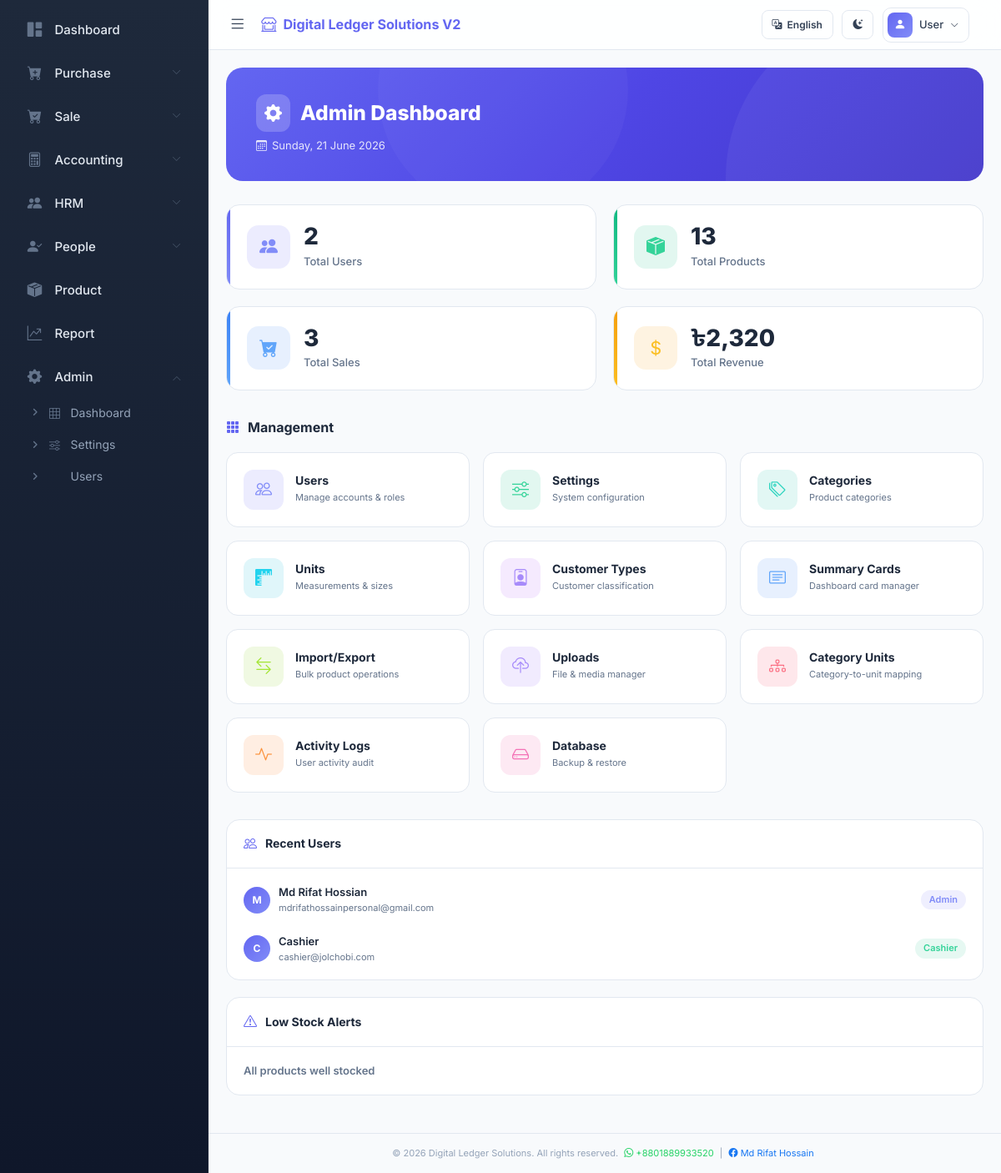
The page /admin (signed in) on the database its author committed.
### tables this page shows
CREATE TABLE `users` (
  `id` int(11) NOT NULL,
  `username` varchar(50) NOT NULL,
  `password` varchar(255) NOT NULL,
  `full_name` varchar(100) NOT NULL,
  `email` varchar(100) DEFAULT NULL,
  `role` enum('admin','cashier') DEFAULT 'cashier',
  `status` enum('active','inactive') DEFAULT 'active',
  `created_at` timestamp NOT NULL DEFAULT current_timestamp(),
  `updated_at` timestamp NOT NULL DEFAULT current_timestamp() ON UPDATE current_timestamp()
);

### app/views/admin/index.php (the view, shortened to what the rows shown need)
<div class="admin-hero">
    <h1><i class="bi bi-gear-fill"></i> Admin Dashboard</h1>
</div>
<div class="bottom-row">
    <div class="info-panel">
        <div class="panel-body">
            <?php if (!empty($recent_users)): ?>
                <?php foreach ($recent_users as $u): ?>
                <div class="info-item">
                    <div class="item-left">
                        <div class="item-avatar"><?php echo strtoupper(substr($u['full_name'] ?? $u['username'], 0, 1)); ?></div>
                        <div>
                            <div class="item-name"><?php echo htmlspecialchars($u['full_name'] ?? $u['username']); ?></div>
                            <div class="item-sub"><?php echo htmlspecialchars($u['email'] ?? ''); ?></div>
                        </div>
                    </div>
                    <span class="item-badge <?php echo $u['role'] ?? 'cashier'; ?>"><?php echo ucfirst($u['role'] ?? 'cashier'); ?></span>
                </div>
                <?php endforeach; ?>
            <?php else: ?>
                <div class="info-item"><div class="item-name" style="color:var(--admin-text-muted);">No users found</div></div>
            <?php endif; ?>
        </div>
    </div>
</div>
<?php
require_once 'app/views/layouts/main.php';

### rows shown on the page
users: full_name "M", full_name "Md Rifat Hossian", email "mdrifathossainpersonal@gmail.com", role "Admin"
users: full_name "C", full_name "Cashier", email "cashier@jolchobi.com", role "Cashier"

### other values the page prints
SITE_NAME "Digital Ledger Solutions V2"
$_SESSION['name'] "User"
$totalUsers "2"
$totalProducts "13"
$totalSales "3"
DEFAULT_CURRENCY "৳"
$totalRevenue "2,320"
COMPANY_NAME "Digital Ledger Solutions"
